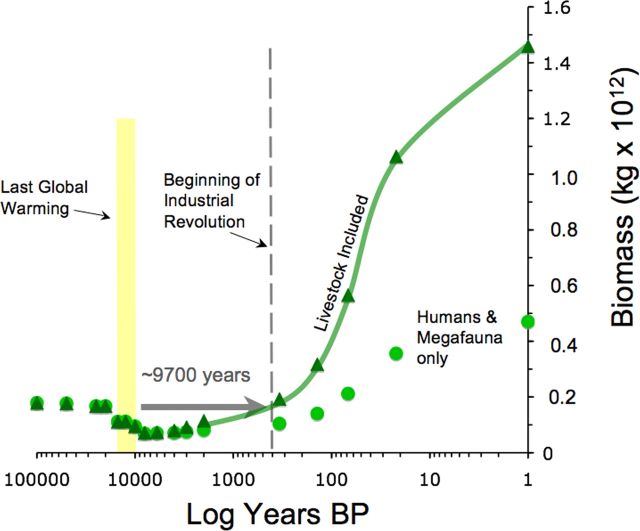
%> input picture RuBisCO_vs_Collagen/F5.large.jpg, 1280 x 1062 px (shown at 1/2 size)
$ octave take_coordinates.m   (GNU Octave 9; MATLAB toolbox functions it lacks are replaced by stand-ins)
%> lines starting %> are read from the running program, lines starting %| are printed output that depends on the picture; in (x1, y1, x2, y2) boxes, pixels count from 0 and x2, y2 are one past the last pixel; in counts of white or black regions, pixels touching at a corner belong together; the program's own positions count from 1
clear all
im = imread('F5.large.jpg');
%> im is the input picture: size 1062x1280x3 uint8; mean R, G, B 242.9, 244.8, 241.2
mega = ((im(:,:,2)>150) & (im(:,:,1)<30));
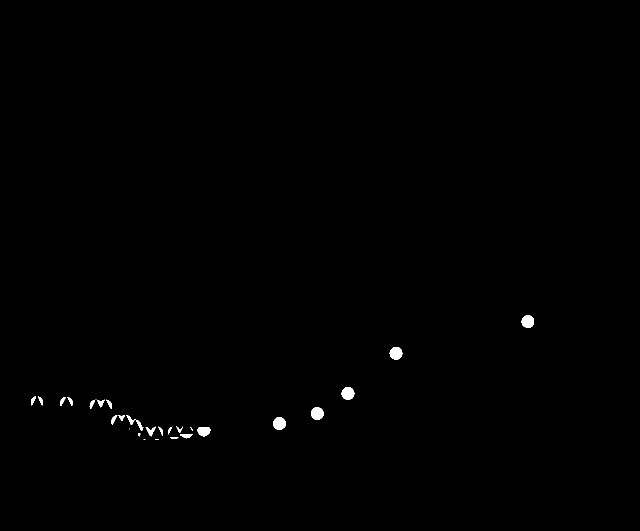
%> mega: size 1062x1280 logical (shown at 1/2 size); 0.34% white; 28 white regions (5 under 20 px), largest, box (x1, y1, x2, y2) and area: (622, 814, 647, 840) 513, (1043, 630, 1068, 656) 510, (683, 775, 709, 800) 509
livestock = (im(:,:,2)>100 & im(:,:,2)<150 & im(:,:,1)<20);
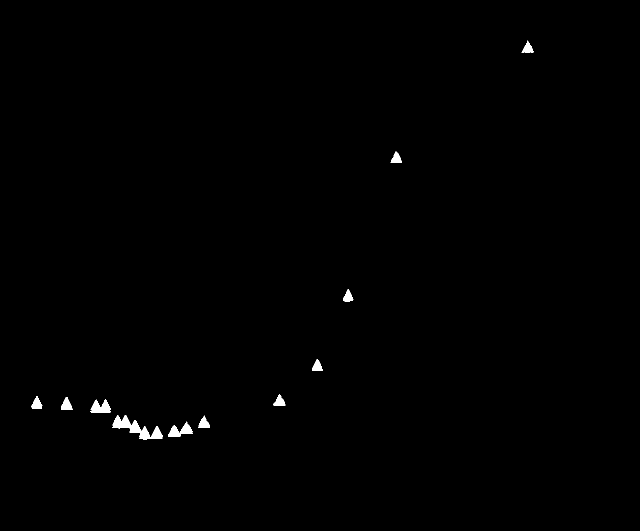
%> livestock: size 1062x1280 logical (shown at 1/2 size); 0.42% white; 12 white regions (1 under 20 px)

topY = 14;
bottomY = 906;
rightX = 1056;
leftX = 74;

mega_CC = bwconncomp(mega,8);
%> mega_CC = 28 connected components
size_mega_CC = cellfun(@(x) length(x),mega_CC.PixelIdxList);
%> size_mega_CC = 28 values, max 513 at index 25, min 1 at index 6, mean 164.9
mega_center = regionprops(mega_CC,'centroid');
%> mega_center = 28 regions; first 5, Centroid: [66.6 801.5], [82.5 801.7], [125.3 803], [141.8 802.8], [184.6 808.4]
mega_box = regionprops(mega_CC,'BoundingBox');
%> mega_box = 28 regions; largest, box (x1, y1, x2, y2): (253, 830, 287, 862), (546, 834, 572, 860), (779, 694, 805, 720), (622, 814, 647, 840), (683, 775, 709, 800)
mega_center = mega_center(size_mega_CC>10);
%> mega_center = 24 regions; first 5, Centroid: [66.6 801.5], [82.5 801.7], [125.3 803], [141.8 802.8], [184.6 808.4]
livestock_CC = bwconncomp(livestock,8);
%> livestock_CC = 12 connected components
size_livestock_CC = cellfun(@(x) length(x),livestock_CC.PixelIdxList);
%> size_livestock_CC = [345 367 696 1774 720 309 303 297 294 288 2 293]
livestock_center = regionprops(livestock_CC,'centroid');
%> livestock_center = 12 regions; first 5, Centroid: [74.3 809], [133.8 810.7], [202.2 815.7], [273.7 858], [361.6 862.6]
livestock_box = regionprops(livestock_CC,'BoundingBox');
%> livestock_box = 12 regions; largest, box (x1, y1, x2, y2): (224, 830, 325, 879), (337, 843, 385, 874), (181, 799, 222, 825), (396, 831, 420, 856), (1043, 81, 1067, 106)
livestock_center = livestock_center(size_livestock_CC>10);
%> livestock_center = 11 regions; first 5, Centroid: [74.3 809], [133.8 810.7], [202.2 815.7], [273.7 858], [361.6 862.6]

livestock_points(1,:) = [74 808];
livestock_points(2,:) = [133 808];
livestock_points(3,:) = [192 813];
livestock_points(4,:) = [212 813];
livestock_points(5,:) = [236 844];
livestock_points(6,:) = [252 844];
livestock_points(7,:) = [271 853];
livestock_points(8,:) = [290 867];
livestock_points(9,:) = [314 865];
livestock_points(10,:) = [349 862];
livestock_points(11,:) = [374 856];
livestock_points(12,:) = [408 843];
livestock_points(13:17,:) = reshape([livestock_center(end-4:end).Centroid],[2 5])';
livestock_points(17,1) = rightX;

mega_points(1,:) = [74 808];
mega_points(2,:) = [133 808];
mega_points(3,:) = [192 813];
mega_points(4,:) = [212 813];
mega_points(5,:) = [236 844];
mega_points(6,:) = [252 844];
mega_points(7,:) = [271 853];
mega_points(8,:) = [290 867];
mega_points(9,:) = [349 867];
mega_points(10,:) = [349 869];
mega_points(11,:) = [374 867];
mega_points(12,:) = [408 863];
mega_points(13:17,:) = reshape([mega_center(end-4:end).Centroid],[2 5])';
mega_points(17,1) = rightX;

mega_corr_points(:,1) = 10.^(-(mega_points(:,1)-rightX)/((rightX-leftX)/5));
livestock_corr_points(:,1) = 10.^(-(livestock_points(:,1)-rightX)/((rightX-leftX)/5));
mega_corr_points(:,2) = 1.6-(mega_points(:,2)-topY)/(bottomY-topY)*1.6;
livestock_corr_points(:,2) = 1.6-(livestock_points(:,2)-topY)/(bottomY-topY)*1.6;

% [6 lines of commented-out code are left out]
semilogx(livestock_corr_points(:,1),livestock_corr_points(:,2)*0.06*100,'or','MarkerFaceColor','r')
set(gca,'Xdir','reverse')
xlabel('Years BP'), ylabel('10^{13} grams')
line([1 100000],[7.5 7.5],'LineWidth',2,'Color','k')

line([300 300],[0 10],'LineStyle','--','LineWidth',2,'Color','k')
text(50000, 7.2,'RuBisCO mass')
text(500, 0.1,'Begining of the industrial revolution','Rotation',90)
legend('Total collagen')
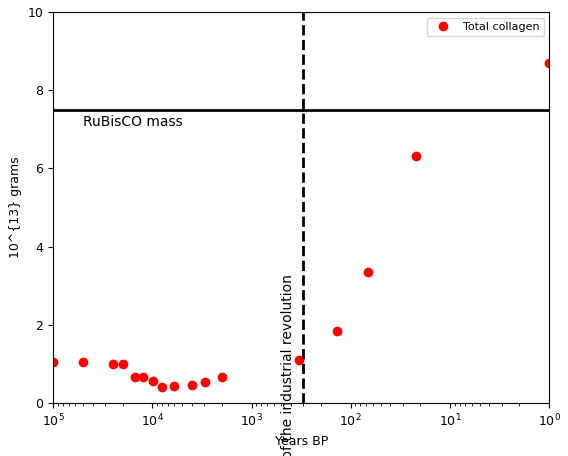
%> figure redrawn from the program's plot data
